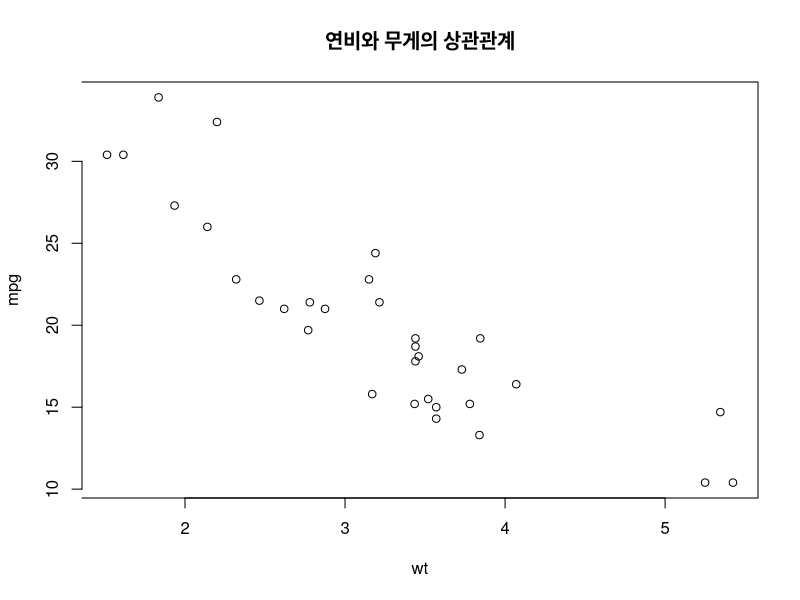
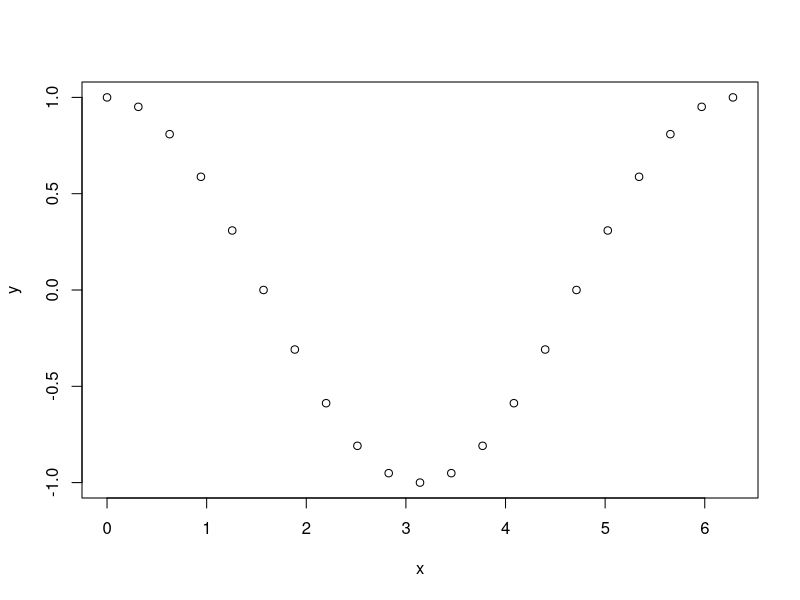
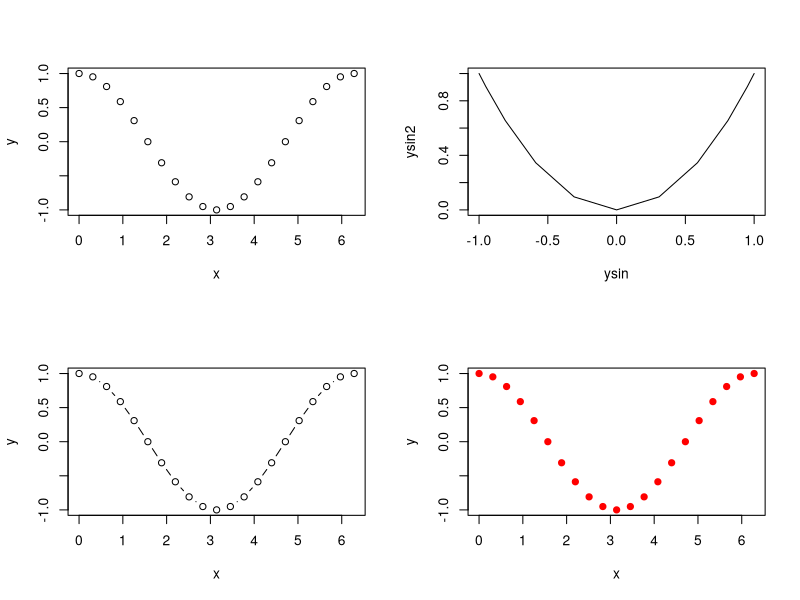

The R script that drew these images, in order:
# attach함수,bty 옵션사용법,
#그래프를 이미지 파일로 저장하기

attach(mtcars)

mpg

vs

am

detach(mtcars)

mtcars$mpg
mtcars$vs


attach(mtcars)

plot(wt, mpg, bty="]")

# bty는 그래프의 상자 모양을 결정한다. 
#아래와 같은 값을 갖을 수 있다.
# default 값은 o 이다.

# bty : l(알파벳) , o(알파벳),7, u, ] 


title("연비와 무게의 상관관계")

x<-(0:20)*pi /10

y = cos(x)

png("myGraph.png", width=400, 
    height=300, pointsize=12)

plot(x,y)

ysin = sin(x)
ysin2 = sin(x)^2


par(mfrow=c(2,2))

plot(x,y, type='p')
plot(ysin, ysin2, type = "l")
plot(x,y, type="b")
plot(x,y, type="p", pch=19, col="red")

dev.off()






